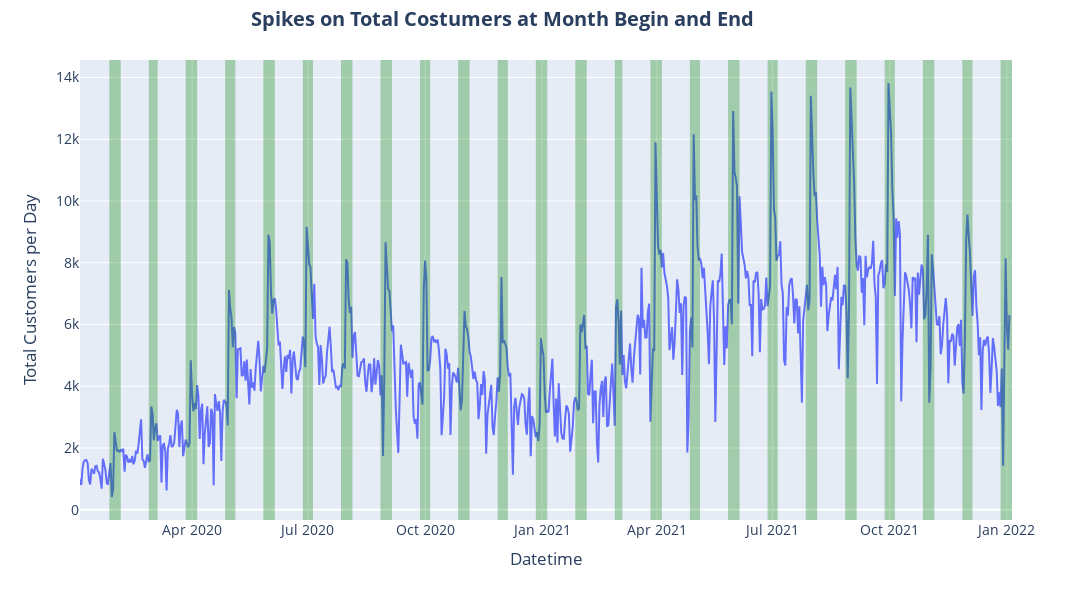

Here is the notebook cell this chart was saved with:
### Code cell
fig.show()

### Figure 1 — Plotly figure (JSON) as saved in the notebook; plotly's stock layout.template omitted (floating-point values rounded to 4 significant figures; data arrays with more than 128 entries replaced by an {"elided": "..."} marker saying what was removed)
{"data": [{"hovertemplate": "Datetime=%{x}<br>Total Customers per Day=%{y}<extra></extra>", "legendgroup": "", "line": {"color": "#636efa", "dash": "solid"}, "marker": {"symbol": "circle"}, "mode": "lines", "name": "", "orientation": "v", "showlegend": false, "type": "scatter", "x": {"elided": "731 str values"}, "xaxis": "x", "y": {"elided": "731 int values"}, "yaxis": "y"}], "layout": {"annotations": [{"font": {"color": "black", "size": 13}, "showarrow": false, "text": "", "x": "2020-2-5", "xanchor": "right", "xref": "x", "y": 1, "yanchor": "top", "yref": "y domain"}, {"font": {"color": "black", "size": 13}, "showarrow": false, "text": "", "x": "2020-3-5", "xanchor": "right", "xref": "x", "y": 1, "yanchor": "top", "yref": "y domain"}, {"font": {"color": "black", "size": 13}, "showarrow": false, "text": "", "x": "2020-4-5", "xanchor": "right", "xref": "x", "y": 1, "yanchor": "top", "yref": "y domain"}, {"font": {"color": "black", "size": 13}, "showarrow": false, "text": "", "x": "2020-5-5", "xanchor": "right", "xref": "x", "y": 1, "yanchor": "top", "yref": "y domain"}, {"font": {"color": "black", "size": 13}, "showarrow": false, "text": "", "x": "2020-6-5", "xanchor": "right", "xref": "x", "y": 1, "yanchor": "top", "yref": "y domain"}, {"font": {"color": "black", "size": 13}, "showarrow": false, "text": "", "x": "2020-7-5", "xanchor": "right", "xref": "x", "y": 1, "yanchor": "top", "yref": "y domain"}, {"font": {"color": "black", "size": 13}, "showarrow": false, "text": "", "x": "2020-8-5", "xanchor": "right", "xref": "x", "y": 1, "yanchor": "top", "yref": "y domain"}, {"font": {"color": "black", "size": 13}, "showarrow": false, "text": "", "x": "2020-9-5", "xanchor": "right", "xref": "x", "y": 1, "yanchor": "top", "yref": "y domain"}, {"font": {"color": "black", "size": 13}, "showarrow": false, "text": "", "x": "2020-9-27", "xanchor": "right", "xref": "x", "y": 1, "yanchor": "top", "yref": "y domain"}, {"font": {"color": "black", "size": 13}, "showarrow": false, "text": "", "x": "2020-11-5", "xanchor": "right", "xref": "x", "y": 1, "yanchor": "top", "yref": "y domain"}, {"font": {"color": "black", "size": 13}, "showarrow": false, "text": "", "x": "2020-12-5", "xanchor": "right", "xref": "x", "y": 1, "yanchor": "top", "yref": "y domain"}, {"font": {"color": "black", "size": 13}, "showarrow": false, "text": "", "x": "2021-1-5", "xanchor": "right", "xref": "x", "y": 1, "yanchor": "top", "yref": "y domain"}, {"font": {"color": "black", "size": 13}, "showarrow": false, "text": "", "x": "2021-2-5", "xanchor": "right", "xref": "x", "y": 1, "yanchor": "top", "yref": "y domain"}, {"font": {"color": "black", "size": 13}, "showarrow": false, "text": "", "x": "2021-3-5", "xanchor": "right", "xref": "x", "y": 1, "yanchor": "top", "yref": "y domain"}, {"font": {"color": "black", "size": 13}, "showarrow": false, "text": "", "x": "2021-4-5", "xanchor": "right", "xref": "x", "y": 1, "yanchor": "top", "yref": "y domain"}, {"font": {"color": "black", "size": 13}, "showarrow": false, "text": "", "x": "2021-5-5", "xanchor": "right", "xref": "x", "y": 1, "yanchor": "top", "yref": "y domain"}, {"font": {"color": "black", "size": 13}, "showarrow": false, "text": "", "x": "2021-6-5", "xanchor": "right", "xref": "x", "y": 1, "yanchor": "top", "yref": "y domain"}, {"font": {"color": "black", "size": 13}, "showarrow": false, "text": "", "x": "2021-7-5", "xanchor": "right", "xref": "x", "y": 1, "yanchor": "top", "yref": "y domain"}, {"font": {"color": "black", "size": 13}, "showarrow": false, "text": "", "x": "2021-8-5", "xanchor": "right", "xref": "x", "y": 1, "yanchor": "top", "yref": "y domain"}, {"font": {"color": "black", "size": 13}, "showarrow": false, "text": "", "x": "2021-9-5", "xanchor": "right", "xref": "x", "y": 1, "yanchor": "top", "yref": "y domain"}, {"font": {"color": "black", "size": 13}, "showarrow": false, "text": "", "x": "2021-9-27", "xanchor": "right", "xref": "x", "y": 1, "yanchor": "top", "yref": "y domain"}, {"font": {"color": "black", "size": 13}, "showarrow": false, "text": "", "x": "2021-11-5", "xanchor": "right", "xref": "x", "y": 1, "yanchor": "top", "yref": "y domain"}, {"font": {"color": "black", "size": 13}, "showarrow": false, "text": "", "x": "2021-12-5", "xanchor": "right", "xref": "x", "y": 1, "yanchor": "top", "yref": "y domain"}, {"font": {"color": "black", "size": 13}, "showarrow": false, "text": "", "x": "2022-1-5", "xanchor": "right", "xref": "x", "y": 1, "yanchor": "top", "yref": "y domain"}], "font": {"size": 14}, "height": 600, "legend": {"groupclick": "toggleitem", "tracegroupgap": 0}, "margin": {"t": 60}, "shapes": [{"fillcolor": "green", "line": {"width": 0}, "opacity": 0.3, "type": "rect", "x0": "2020-1-27", "x1": "2020-2-5", "xref": "x", "y0": 0, "y1": 1, "yref": "y domain"}, {"fillcolor": "green", "line": {"width": 0}, "opacity": 0.3, "type": "rect", "x0": "2020-2-27", "x1": "2020-3-5", "xref": "x", "y0": 0, "y1": 1, "yref": "y domain"}, {"fillcolor": "green", "line": {"width": 0}, "opacity": 0.3, "type": "rect", "x0": "2020-3-27", "x1": "2020-4-5", "xref": "x", "y0": 0, "y1": 1, "yref": "y domain"}, {"fillcolor": "green", "line": {"width": 0}, "opacity": 0.3, "type": "rect", "x0": "2020-4-27", "x1": "2020-5-5", "xref": "x", "y0": 0, "y1": 1, "yref": "y domain"}, {"fillcolor": "green", "line": {"width": 0}, "opacity": 0.3, "type": "rect", "x0": "2020-5-27", "x1": "2020-6-5", "xref": "x", "y0": 0, "y1": 1, "yref": "y domain"}, {"fillcolor": "green", "line": {"width": 0}, "opacity": 0.3, "type": "rect", "x0": "2020-6-27", "x1": "2020-7-5", "xref": "x", "y0": 0, "y1": 1, "yref": "y domain"}, {"fillcolor": "green", "line": {"width": 0}, "opacity": 0.3, "type": "rect", "x0": "2020-7-27", "x1": "2020-8-5", "xref": "x", "y0": 0, "y1": 1, "yref": "y domain"}, {"fillcolor": "green", "line": {"width": 0}, "opacity": 0.3, "type": "rect", "x0": "2020-8-27", "x1": "2020-9-5", "xref": "x", "y0": 0, "y1": 1, "yref": "y domain"}, {"fillcolor": "green", "line": {"width": 0}, "opacity": 0.3, "type": "rect", "x0": "2020-9-27", "x1": "2020-10-5", "xref": "x", "y0": 0, "y1": 1, "yref": "y domain"}, {"fillcolor": "green", "line": {"width": 0}, "opacity": 0.3, "type": "rect", "x0": "2020-10-27", "x1": "2020-11-5", "xref": "x", "y0": 0, "y1": 1, "yref": "y domain"}, {"fillcolor": "green", "line": {"width": 0}, "opacity": 0.3, "type": "rect", "x0": "2020-11-27", "x1": "2020-12-5", "xref": "x", "y0": 0, "y1": 1, "yref": "y domain"}, {"fillcolor": "green", "line": {"width": 0}, "opacity": 0.3, "type": "rect", "x0": "2020-12-27", "x1": "2021-1-5", "xref": "x", "y0": 0, "y1": 1, "yref": "y domain"}, {"fillcolor": "green", "line": {"width": 0}, "opacity": 0.3, "type": "rect", "x0": "2021-1-27", "x1": "2021-2-5", "xref": "x", "y0": 0, "y1": 1, "yref": "y domain"}, {"fillcolor": "green", "line": {"width": 0}, "opacity": 0.3, "type": "rect", "x0": "2021-2-27", "x1": "2021-3-5", "xref": "x", "y0": 0, "y1": 1, "yref": "y domain"}, {"fillcolor": "green", "line": {"width": 0}, "opacity": 0.3, "type": "rect", "x0": "2021-3-27", "x1": "2021-4-5", "xref": "x", "y0": 0, "y1": 1, "yref": "y domain"}, {"fillcolor": "green", "line": {"width": 0}, "opacity": 0.3, "type": "rect", "x0": "2021-4-27", "x1": "2021-5-5", "xref": "x", "y0": 0, "y1": 1, "yref": "y domain"}, {"fillcolor": "green", "line": {"width": 0}, "opacity": 0.3, "type": "rect", "x0": "2021-5-27", "x1": "2021-6-5", "xref": "x", "y0": 0, "y1": 1, "yref": "y domain"}, {"fillcolor": "green", "line": {"width": 0}, "opacity": 0.3, "type": "rect", "x0": "2021-6-27", "x1": "2021-7-5", "xref": "x", "y0": 0, "y1": 1, "yref": "y domain"}, {"fillcolor": "green", "line": {"width": 0}, "opacity": 0.3, "type": "rect", "x0": "2021-7-27", "x1": "2021-8-5", "xref": "x", "y0": 0, "y1": 1, "yref": "y domain"}, {"fillcolor": "green", "line": {"width": 0}, "opacity": 0.3, "type": "rect", "x0": "2021-8-27", "x1": "2021-9-5", "xref": "x", "y0": 0, "y1": 1, "yref": "y domain"}, {"fillcolor": "green", "line": {"width": 0}, "opacity": 0.3, "type": "rect", "x0": "2021-9-27", "x1": "2021-10-5", "xref": "x", "y0": 0, "y1": 1, "yref": "y domain"}, {"fillcolor": "green", "line": {"width": 0}, "opacity": 0.3, "type": "rect", "x0": "2021-10-27", "x1": "2021-11-5", "xref": "x", "y0": 0, "y1": 1, "yref": "y domain"}, {"fillcolor": "green", "line": {"width": 0}, "opacity": 0.3, "type": "rect", "x0": "2021-11-27", "x1": "2021-12-5", "xref": "x", "y0": 0, "y1": 1, "yref": "y domain"}, {"fillcolor": "green", "line": {"width": 0}, "opacity": 0.3, "type": "rect", "x0": "2021-12-27", "x1": "2022-1-5", "xref": "x", "y0": 0, "y1": 1, "yref": "y domain"}], "title": {"text": "<b>Spikes on Total Costumers at Month Begin and End</b>", "x": 0.46, "xanchor": "center", "y": 0.98, "yanchor": "top"}, "width": 1470, "xaxis": {"anchor": "y", "domain": [0, 1], "title": {"text": "Datetime"}}, "yaxis": {"anchor": "x", "domain": [0, 1], "title": {"text": "Total Customers per Day"}}}}
